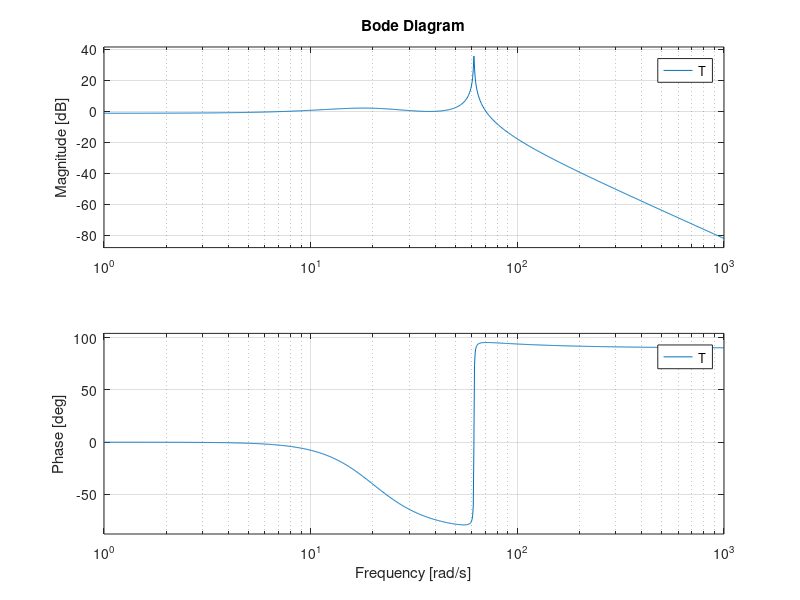

This chart was generated by the following MATLAB code:
clc; clear all; close all;

# 0 - Setup

pkg load control;
s = tf('s');


# 1 - Define transfer function

G = (250*s+4203)/(2*(1875*s^4+43750*s^3+7860525*s^2+23750000*s+399285000));


# 2 - Root locus

rlocusx(G);


# 3 - Bode

T = feedback(1159344*G, 1);
bode(T);


